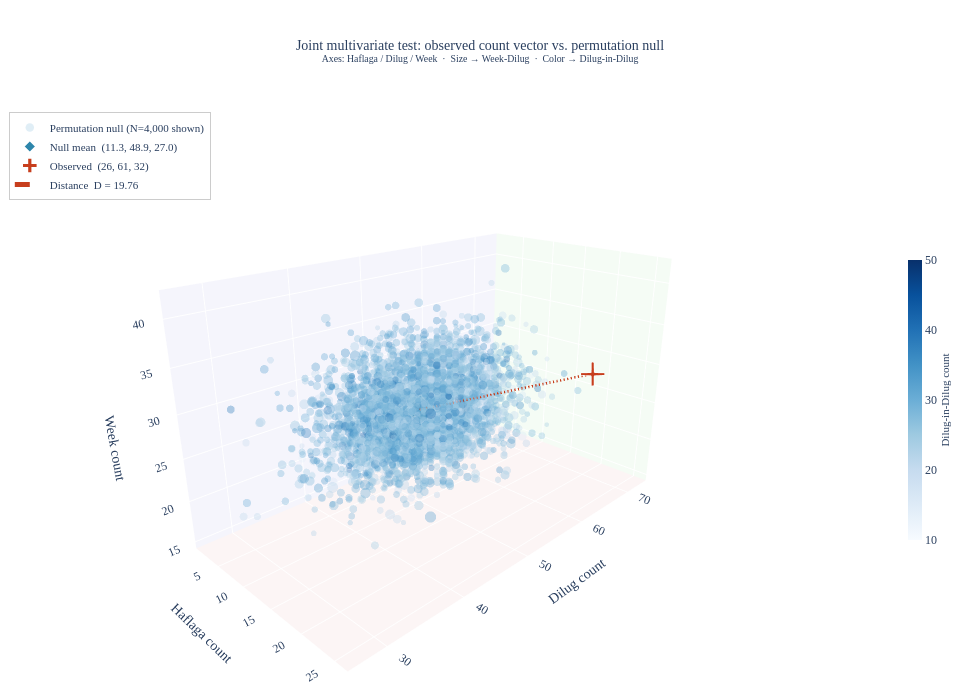

Notebook code cell kept with this figure:
### Markdown cell above
## 5. Interactive 3D Plot (Plotly)

> **Note:** Plotly renders interactively in Jupyter/JupyterLab. In Overleaf or PDF,
> use the static matplotlib version in Section 6 instead.
>
> The interactive version allows you to rotate, zoom, and hover over individual
> simulated points to inspect all five pattern counts simultaneously.

### Code cell
# Subsample for readability (4,000 of 50,000 points)
np.random.seed(42)
idx = np.random.choice(len(perm_df), 4000, replace=False)
sub = perm_df.iloc[idx]

wd_vals  = sub['Week-Dilug'].values
did_vals = sub['Dilug-in-Dilug'].values

# Normalise Week-Dilug → marker size [4, 14]
wd_norm = 4 + 10 * (wd_vals - wd_vals.min()) / (wd_vals.max() - wd_vals.min() + 1e-9)

fig_plotly = go.Figure()

# ── Null cloud ────────────────────────────────────────────────────────────────
fig_plotly.add_trace(go.Scatter3d(
    x=sub['Haflaga'].values,
    y=sub['Dilug'].values,
    z=sub['Week'].values,
    mode='markers',
    name='Permutation null (N=4,000 shown)',
    marker=dict(
        size=wd_norm,
        color=did_vals,
        colorscale='Blues',
        opacity=0.35,
        colorbar=dict(
            title=dict(text='Dilug-in-Dilug count', side='right', font=dict(size=11)),
            thickness=14, len=0.5, x=1.02,
        ),
        line=dict(width=0),
    ),
    hovertemplate=(
        '<b>Simulated point</b><br>'
        'Haflaga: %{x}<br>Dilug: %{y}<br>Week: %{z}<br>'
        'Week-Dilug (→size): %{customdata[0]}<br>'
        'Dilug-in-Dilug (→color): %{marker.color:.0f}<extra></extra>'
    ),
    customdata=np.stack([wd_vals], axis=-1),
))

# ── Null mean ─────────────────────────────────────────────────────────────────
fig_plotly.add_trace(go.Scatter3d(
    x=[null_mean[0]], y=[null_mean[1]], z=[null_mean[2]],
    mode='markers',
    name=f'Null mean  ({null_mean[0]:.1f}, {null_mean[1]:.1f}, {null_mean[2]:.1f})',
    marker=dict(size=10, color='#2E86AB', symbol='diamond', opacity=1.0,
                line=dict(color='white', width=2)),
    hovertemplate=(
        '<b>Null mean</b><br>'
        'Haflaga: %{x:.2f}<br>Dilug: %{y:.2f}<br>Week: %{z:.2f}'
        '<extra></extra>'
    ),
))

# ── Observed vector ───────────────────────────────────────────────────────────
fig_plotly.add_trace(go.Scatter3d(
    x=[observed[0]], y=[observed[1]], z=[observed[2]],
    mode='markers',
    name=f'Observed  ({observed[0]}, {observed[1]}, {observed[2]})',
    marker=dict(size=13, color='#C73E1D', symbol='cross', opacity=1.0,
                line=dict(color='white', width=2)),
    hovertemplate=(
        '<b>Observed data</b><br>'
        'Haflaga: %{x}<br>Dilug: %{y}<br>Week: %{z}'
        '<extra></extra>'
    ),
))

# ── Distance line: null mean → observed ──────────────────────────────────────
fig_plotly.add_trace(go.Scatter3d(
    x=[null_mean[0], observed[0]],
    y=[null_mean[1], observed[1]],
    z=[null_mean[2], observed[2]],
    mode='lines',
    name=f'Distance  D = {obs_dist:.2f}',
    line=dict(color='#C73E1D', width=5, dash='dash'),
    hoverinfo='skip',
))

# ── Layout ────────────────────────────────────────────────────────────────────
fig_plotly.update_layout(
    title=dict(
        text=(
            'Joint multivariate test: observed count vector vs. permutation null<br>'
            '<sup>Axes: Haflaga / Dilug / Week  ·  Size → Week-Dilug  ·  '
            'Color → Dilug-in-Dilug</sup>'
        ),
        x=0.5, xanchor='center', font=dict(size=14, family='serif'),
    ),
    scene=dict(
        xaxis=dict(title='Haflaga count', backgroundcolor='rgb(245,245,252)',
                   gridcolor='white', showbackground=True),
        yaxis=dict(title='Dilug count',   backgroundcolor='rgb(245,252,245)',
                   gridcolor='white', showbackground=True),
        zaxis=dict(title='Week count',    backgroundcolor='rgb(252,245,245)',
                   gridcolor='white', showbackground=True),
        camera=dict(eye=dict(x=1.6, y=-1.6, z=0.9)),
        aspectmode='auto',
    ),
    legend=dict(x=0.01, y=0.98, bgcolor='rgba(255,255,255,0.85)',
                bordercolor='#ccc', borderwidth=1, font=dict(size=11)),
    margin=dict(l=0, r=80, t=100, b=0),
    width=960, height=700,
    paper_bgcolor='white',
    font=dict(family='serif'),
)

fig_plotly.show()

### Figure 1 — Plotly figure (JSON) as saved in the notebook; plotly's stock layout.template omitted (floating-point values rounded to 4 significant figures; data arrays with more than 128 entries replaced by an {"elided": "..."} marker saying what was removed)
{"data": [{"customdata": {"elided": "4000x1 int values"}, "hovertemplate": "<b>Simulated point</b><br>Haflaga: %{x}<br>Dilug: %{y}<br>Week: %{z}<br>Week-Dilug (→size): %{customdata[0]}<br>Dilug-in-Dilug (→color): %{marker.color:.0f}<extra></extra>", "marker": {"color": {"elided": "4000 int values"}, "colorbar": {"len": 0.5, "thickness": 14, "title": {"font": {"size": 11}, "side": "right", "text": "Dilug-in-Dilug count"}, "x": 1.02}, "colorscale": [[0.0, "rgb(247,251,255)"], [0.125, "rgb(222,235,247)"], [0.25, "rgb(198,219,239)"], [0.375, "rgb(158,202,225)"], [0.5, "rgb(107,174,214)"], [0.625, "rgb(66,146,198)"], [0.75, "rgb(33,113,181)"], [0.875, "rgb(8,81,156)"], [1.0, "rgb(8,48,107)"]], "line": {"width": 0}, "opacity": 0.35, "size": {"elided": "4000 float values"}}, "mode": "markers", "name": "Permutation null (N=4,000 shown)", "type": "scatter3d", "x": {"elided": "4000 int values"}, "y": {"elided": "4000 int values"}, "z": {"elided": "4000 int values"}}, {"hovertemplate": "<b>Null mean</b><br>Haflaga: %{x:.2f}<br>Dilug: %{y:.2f}<br>Week: %{z:.2f}<extra></extra>", "marker": {"color": "#2E86AB", "line": {"color": "white", "width": 2}, "opacity": 1.0, "size": 10, "symbol": "diamond"}, "mode": "markers", "name": "Null mean  (11.3, 48.9, 27.0)", "type": "scatter3d", "x": [11.29], "y": [48.92], "z": [27.0]}, {"hovertemplate": "<b>Observed data</b><br>Haflaga: %{x}<br>Dilug: %{y}<br>Week: %{z}<extra></extra>", "marker": {"color": "#C73E1D", "line": {"color": "white", "width": 2}, "opacity": 1.0, "size": 13, "symbol": "cross"}, "mode": "markers", "name": "Observed  (26, 61, 32)", "type": "scatter3d", "x": [26], "y": [61], "z": [32]}, {"hoverinfo": "skip", "line": {"color": "#C73E1D", "dash": "dash", "width": 5}, "mode": "lines", "name": "Distance  D = 19.76", "type": "scatter3d", "x": [11.29, 26], "y": [48.92, 61], "z": [27.0, 32]}], "layout": {"font": {"family": "serif"}, "height": 700, "legend": {"bgcolor": "rgba(255,255,255,0.85)", "bordercolor": "#ccc", "borderwidth": 1, "font": {"size": 11}, "x": 0.01, "y": 0.98}, "margin": {"b": 0, "l": 0, "r": 80, "t": 100}, "paper_bgcolor": "white", "scene": {"aspectmode": "auto", "camera": {"eye": {"x": 1.6, "y": -1.6, "z": 0.9}}, "xaxis": {"backgroundcolor": "rgb(245,245,252)", "gridcolor": "white", "showbackground": true, "title": {"text": "Haflaga count"}}, "yaxis": {"backgroundcolor": "rgb(245,252,245)", "gridcolor": "white", "showbackground": true, "title": {"text": "Dilug count"}}, "zaxis": {"backgroundcolor": "rgb(252,245,245)", "gridcolor": "white", "showbackground": true, "title": {"text": "Week count"}}}, "title": {"font": {"family": "serif", "size": 14}, "text": "Joint multivariate test: observed count vector vs. permutation null<br><sup>Axes: Haflaga / Dilug / Week  ·  Size → Week-Dilug  ·  Color → Dilug-in-Dilug</sup>", "x": 0.5, "xanchor": "center"}, "width": 960}}
